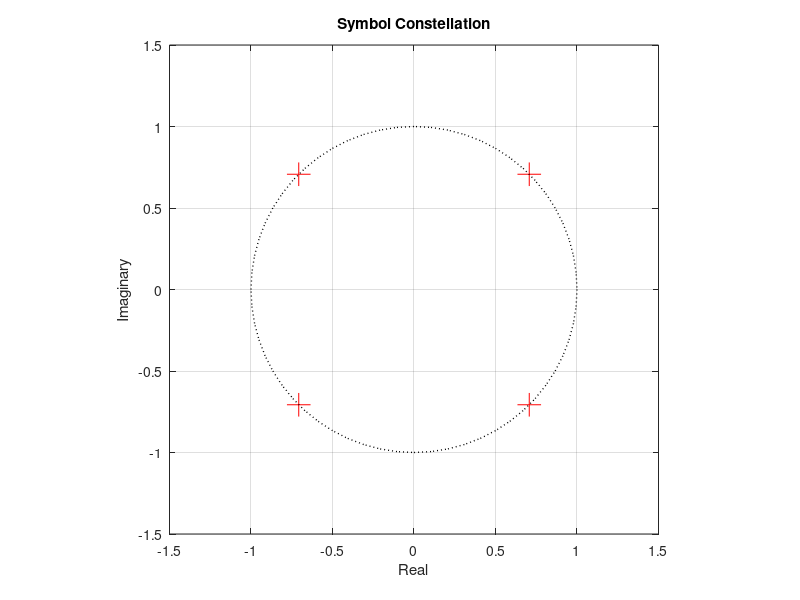

The MATLAB script that drew this image: (Note: this script raises an error after producing the figure.)

NumberOfRandomSymbols = 5000;

% Modulation parameters
Rb = 800;
M = 4;
Bch = 800;

f_c = 20*10^3;% carrier frequency
omega_c = 2*pi*f_c; 

f_s = 8*f_c; % sampling frequency = 4 * carrier freq. so that the fft will give the peak in the middle
P_c = 10; % transmission power
A_c = sqrt(2*P_c); % transmission amplitude


BitsPerSymbol = log2(M);
Rs = Rb / BitsPerSymbol;
Ts = 1 / Rs;

SqrtHalf = 1/sqrt(2);

Symbols = [SqrtHalf + 1j * SqrtHalf, 
          -SqrtHalf + 1j * SqrtHalf, 
          -SqrtHalf - 1j * SqrtHalf, 
           SqrtHalf - 1j * SqrtHalf];
% Bits as values
SymbolBitValues = [0,1,3,2];
% Bits corresponding to symbols in a vector (used for decoder map)
SymbolBitVector = [0, 0, 0, 1, 1, 1, 1, 0];

%--------------------------------------------------


% Small data set
SymbolBits = [0, 0, 1, 1, 1, 0, 0, 1];

% Random bits data set
NumberOfRandomBits = NumberOfRandomSymbols*log2(M);
RandomBits = arrayfun(@(x) (x > 0.5), rand(NumberOfRandomBits, 1));

NumberOfOnes = sum(RandomBits);

% Print so we can verify that the distribution is uniform
disp('Ratio of ones / zeros = ');
disp(NumberOfOnes / NumberOfRandomBits);

% Plot the constellation
subplot(1,1,1);
plot(Symbols, 'r+', 'MarkerSize',17);
grid on;
axis([-1.5 1.5 -1.5 1.5]);
rectangle('Position',[-1,-1,2,2],'Curvature',[1,1],'LineWidth',1,'LineStyle',':');
daspect([1,1,1]);
xlabel('Real');
ylabel('Imaginary');
title('Symbol Constellation');
print('-dpng', '~/study/university/semester7/diccom/symbol_constellation.png');

[ak, bk] = encoder(SymbolBits, Symbols, SymbolBitValues, BitsPerSymbol);
SmallDataSetSymbols = ak + 1j * bk;
[ModulatedSymbolBits, t] = modulate(ak, bk, Ts, omega_c, 0, A_c, f_s);
subplot(1,1,1);
plot(t, ModulatedSymbolBits);
grid on;
xlabel('time');
ylabel('s_M(t)');
title('Modulated small data set in time domain');
print('-dpng', '~/study/university/semester7/diccom/modulated_small_dataset.png');


% Modulate the RandomBits data set
[akr, bkr] = encoder(RandomBits, Symbols, SymbolBitValues, BitsPerSymbol);
[ModulatedRandomBits, t]= modulate(akr, bkr, Ts, omega_c, 0, A_c, f_s);
N = length(ModulatedRandomBits);
FFTResult = fftshift(fft(ModulatedRandomBits) / N);
FreqResp = abs(FFTResult);
PhaseResp = angle(FFTResult);
% Fix the fft result so the we have negative frequencies on the left
frequencies = f_s / N * [-N/2 : N/2-1];

subplot(2,1,1);
plot(frequencies, FreqResp);
grid on;
xlabel('frequency');
ylabel('|S_M(f)|');
title('Magnitude of Modulated random data set in frequency domain');

subplot(2,1,2);
plot(frequencies, PhaseResp);
grid on;
xlabel('frequency');
ylabel('|S_M(f)|');
title('Phase of Modulated random data set in frequency domain');
print('-dpng', '~/study/university/semester7/diccom/modulated_random_dataset_fft.png');

%--------------------------------------------------------------------------
% Demodulate and match
[qk_i, qk_q] = matched_demodulate( ModulatedSymbolBits , 1, A_c, omega_c,  0, Ts, f_s);

% Decide and decode
DecodedBits = decoder(MLLDecision([qk_i, qk_q]', Symbols),Symbols,SymbolBitVector);

display('The decoded bits are:');
DecodedBits

% Show the transmit filter output
[s_di, s_dq ,t] = transmit_filter(ak, bk, Ts, f_s);
subplot(2,1,1);
plot(t, s_di);
grid on;
xlabel('time');
ylabel('s_d_i(t)');
title('In-phase component of transmit filter output');
subplot(2,1,2);
grid on;
plot(t, s_dq);
ylabel('s_d_q(t)');
title('Quadrature component of transmit filter output');
print('-dpng', '~/study/university/semester7/diccom/transmit_filter_output.png');


% Show the output of the matched filter
subplot(2,1,1);
stem(qk_i);
grid on;
set(gca, 'XTick', [1:length(qk_i)]);
set(gca, 'YTick', [-1 -1/sqrt(2) 0 1/sqrt(2) 1]);
set(gca, 'YTickLabel', {'-1','-1/sqrt(2)','0','1/sqrt(2)','1'});
xlabel('k (Symbol number)');
ylabel('q_k^i');
axis([0 length(qk_i)+1 -1 1]);
title('Sampled in-phase component of match filter output');
subplot(2,1,2);
stem(qk_q);
grid on;
set(gca, 'XTick', [1:length(qk_q)]);
set(gca, 'YTick', [-1 -1/sqrt(2) 0 1/sqrt(2) 1]);
set(gca, 'YTickLabel', {'-1','-1/sqrt(2)','0','1/sqrt(2)','1'});
xlabel('k (Symbol number)');
ylabel('q_k^q');
axis([0 length(qk_q)+1 -1 1]);
title('Sampled quadrature component of match filter output');
print('-dpng', '~/study/university/semester7/diccom/sampled_matched_filter_output.png');


% Show the matched filter outputs before sampling
[q_i, q_q, t] = matched_demodulate_nosampling( ModulatedSymbolBits , 1, A_c, omega_c,  0, Ts, f_s);
subplot(2,1,1);
plot(t, q_i);
grid on;
xlabel('time');
ylabel('q_i(t)');
title('In-phase component of matched filter output');
subplot(2,1,2);
plot(t, q_q);
grid on;
ylabel('q_q(t)');
title('Quadrature component of matched filter output');
print('-dpng', '~/study/university/semester7/diccom/matched_filter_output.png');

% 2 - no phase difference
% Constellation of received symbols before decision device
ReceivedSymbols = qk_i + 1j * qk_q;

display('Received symbols:');
display(ReceivedSymbols);

display('Distance of received symbols from transmitted symbols:');
display(arrayfun(@abs, SmallDataSetSymbols-ReceivedSymbols));

subplot(1,1,1);
plot(qk_i, qk_q, 'b*', 'MarkerSize', 14);
rectangle('Position',[-1,-1,2,2],'Curvature',[1,1],'LineWidth',1,'LineStyle',':');
daspect([1,1,1]);
grid on;
axis([-1.5 1.5 -1.5 1.5]);
xlabel('Real');
ylabel('Imaginary');
title('Received Symbols Constellation (ideal synchronized phase)');
print('-dpng', '~/study/university/semester7/diccom/recv_symbol_constellation.png');


% Compare constellations
subplot(1,1,1);
plot(real(Symbols), imag(Symbols), 'r+', qk_i, qk_q, 'b*', 'MarkerSize', 12);
rectangle('Position',[-1,-1,2,2],'Curvature',[1,1],'LineWidth',1,'LineStyle',':');
daspect([1,1,1]);
grid on;
axis([0.65 0.75 0.65 0.75]);
xlabel('Real');
ylabel('Imaginary');
legend('Transmitted','Received');
title('Transmitted and Received Symbols Constellation (ideal synchronized phase)');
print('-dpng', '~/study/university/semester7/diccom/trans_recv_symbol_constellation.png');



% 3 - phase difference

% Demodulate and match
[qk3_i, qk3_q] = matched_demodulate( ModulatedSymbolBits , 1, A_c, omega_c,  pi/6, Ts, f_s);

% Decide and decode
DecodedBits3 = decoder(MLLDecision([qk3_i, qk3_q]', Symbols),Symbols,SymbolBitVector);


% Constellation of received symbols before decision device
ReceivedSymbols3 = qk3_i + 1j * qk3_q;

display('Received symbols with phase difference pi/6:');
display(ReceivedSymbols3);

display('Distance of received symbols from transmitted symbols, with phase difference of pi/6:');
display(arrayfun(@abs, SmallDataSetSymbols - ReceivedSymbols3));

subplot(1,1,1);
plot(qk3_i, qk3_q, 'b*', 'MarkerSize', 14);
rectangle('Position',[-1,-1,2,2],'Curvature',[1,1],'LineWidth',1,'LineStyle',':');
daspect([1,1,1]);
grid on;
axis([-1.5 1.5 -1.5 1.5]);
xlabel('Real');
ylabel('Imaginary');
title('Received Symbols Constellation, for phase difference of pi/6');
print('-dpng', '~/study/university/semester7/diccom/recv_symbol_constellation_phase.png');


% Compare constellations
subplot(1,1,1);
plot(real(Symbols), imag(Symbols), 'r+', qk3_i, qk3_q, 'b*', 'MarkerSize', 12);
rectangle('Position',[-1,-1,2,2],'Curvature',[1,1],'LineWidth',1,'LineStyle',':');
daspect([1,1,1]);
grid on;
axis([-1.5 1.5 -1.5 1.5]);
xlabel('Real');
ylabel('Imaginary');
legend('Transmitted','Received');
title('Transmitted and Received Symbols Constellation with phase difference pi/6');
print('-dpng', '~/study/university/semester7/diccom/trans_recv_symbol_constellation_phase.png');


% Channel with noise - synced phase
%----------------------------------
% We want the noise centered at fc = 20khz (40pi*10^3 rad/sec)
% and with a bandwith of Bch = 800hz, so f1 = 19.6khz, f2 = 20.4khz.
% The sampling frequency is fs = 8fc.
% The filter accepts the bandwith values as factors of fs/2 (for a value of 1 we get fs/2, 0.5 -> fs/4,
% etc.)
% In our case fs/2 = 4fc = 1 [normalized], so f / 4fc = [normalized value]

f1 = 19.6 / 80;
f2 = 20.4 / 80;
ChannelWindowFreqs = [f1,f2];
ChannelWindowFilter = fir1(70,ChannelWindowFreqs);

% how we picked the number 70:
% arrayfun(@(x) (std(filter(fir1(x,ChannelWindowFreqs), 1, noise))^2/800), [20:10:70])
% Gives a list of N_0 values after filtering. We picked the one that was closest to the intended one (the
% one before filtering).

gamma_d_max = 10*log10( 2*erfcinv(1e-3)^2 );
gamma_d_min = 10*log10( 2*erfcinv(0.2)^2 );

gamma_d_vec = gamma_d_min : 2 : gamma_d_max;
gamma_d_linear_vec = 10.^(gamma_d_vec./10);
snr_bit_linear_vec = gamma_d_linear_vec/2;
snr_bit_db_vec = 10*log10(snr_bit_linear_vec);

P_r = P_c;
NoiseVariances = P_r*4*f_c ./ (Rs*gamma_d_linear_vec);


BERsAverage = [];
BERsStdDev = [];
% For each gamma_d
for i = 1:length(gamma_d_vec)
  BERs = [];
  % Get average and std deviation of several attempts
  for j = 1:5
    % The number of noise samples should equal the number of modulated data samples = length(ModulatedRandomBits)
    noise = sqrt(NoiseVariances(i)) .* randn(1, length(ModulatedRandomBits));
    NoiseSamples = filter(ChannelWindowFilter, 1, noise);
    ReceivedSignal = ModulatedRandomBits + NoiseSamples;

    % Demodulate and match
    [qkn_i, qkn_q] = matched_demodulate( ReceivedSignal , 1, A_c, omega_c,  0, Ts, f_s);
    % Decide and decode
    DecodedNoisyBits = decoder(MLLDecision([qkn_i, qkn_q]', Symbols),Symbols,SymbolBitVector);

    % Count errors
    BERs(j) = sum(abs(DecodedNoisyBits' - RandomBits))./(length(DecodedNoisyBits));
  end
  BERsAverage(i) =  mean(BERs);
  BERsStdDev(i) = std(BERs);
end

AnalyticBER = erfc(sqrt(gamma_d_linear_vec/2))/2;

subplot(1,1,1);
%loglog(gamma_d_linear_vec/2, BitErrorRates, gamma_d_linear_vec/2, );
hold off;
semilogy(snr_bit_db_vec, AnalyticBER, 'b-');
hold;
errorbar(snr_bit_db_vec, BERsAverage, BERsStdDev, 'r');

legend('Analytic', 'Simulation');
grid on;
xlabel('SND_d^{(bit)} [dB]');
ylabel('P_{err}^{(bit)}');
title('Bit Error Rate for noisy channel with synchronized phase');
print('-dpng', '~/study/university/semester7/diccom/BER_noise.png');
hold off;



% % Channel with noise - unsynced phase
% %----------------------------------
PhaseBERsAverage = [];
PhaseBERsStdDev = [];
Phases = [5 10];
Colors = 'rgy';
% Perform the same calculation, once for each phase difference
for k = 1:length(Phases)
    PhaseDifference = 2*pi/360 .* Phases(k);
    % For each gamma_d
    for i = 1:length(gamma_d_vec)
        BERs = [];
        % Get average and std deviation of several attemps
        for j = 1:5
            % The number of noise samples should equal the number of modulated data samples = length(ModulatedRandomBits)
            noise = sqrt(NoiseVariances(i)) .* randn(1, length(ModulatedRandomBits));
            NoiseSamples = filter(ChannelWindowFilter, 1, noise);
            ReceivedSignal = ModulatedRandomBits + NoiseSamples;

            % Demodulate and match
            [qkn_i, qkn_q] = matched_demodulate( ReceivedSignal , 1, A_c, omega_c,  PhaseDifference, Ts, f_s);
            % Decide and decode
            DecodedNoisyBits = decoder(MLLDecision([qkn_i, qkn_q]', Symbols),Symbols,SymbolBitVector);

            % Count errors
            BERs(j) = sum(abs(DecodedNoisyBits' - RandomBits))/(length(DecodedNoisyBits));
        end
        PhaseBERsAverage(k,i) =  mean(BERs);
        PhaseBERsStdDev(k,i) = std(BERs);
    end
end

subplot(1,1,1);
hold off;
semilogy(snr_bit_db_vec, AnalyticBER, 'b-');
hold;
for k = 1:length(Phases)
    errorbar(snr_bit_db_vec, PhaseBERsAverage(k,:), PhaseBERsStdDev(k,:), Colors(k));
end;
legend('Analytic', 'Simulation - phase 5^o', 'Simulation - phase 10^o');
grid on;
xlabel('SND_d^{(bit)} [dB]');
ylabel('P_{err}^{(bit)}');
title('Bit Error Rate for noisy channel with unsynchronized phase');
print('-dpng', '~/study/university/semester7/diccom/BER_noise_phase.png');
hold off;


plot(qkn_i +1j*qkn_q,'r+')
grid on;
xlabel('Real');
ylabel('Imaginary');
title('Symbol constellation for 10^o phase difference and additive noise with gamma_d = 10.363');
print('-dpng', '~/study/university/semester7/diccom/noise_symbol_constellation.png');
% ----------------------------------------------------------------
